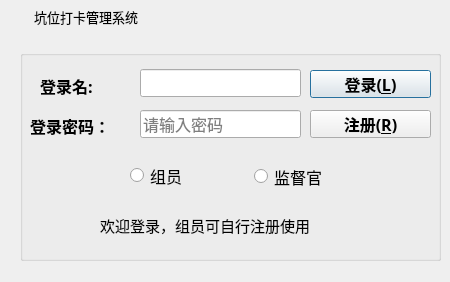
<?xml version="1.0" encoding="UTF-8"?>
<ui version="4.0">
 <class>LoginDialog</class>
 <widget class="QDialog" name="LoginDialog">
  <property name="geometry">
   <rect>
    <x>0</x>
    <y>0</y>
    <width>450</width>
    <height>282</height>
   </rect>
  </property>
  <property name="windowTitle">
   <string>Dialog</string>
  </property>
  <widget class="QWidget" name="widget_title" native="true">
   <property name="geometry">
    <rect>
     <x>0</x>
     <y>0</y>
     <width>451</width>
     <height>33</height>
    </rect>
   </property>
   <property name="sizePolicy">
    <sizepolicy hsizetype="Preferred" vsizetype="Maximum">
     <horstretch>0</horstretch>
     <verstretch>0</verstretch>
    </sizepolicy>
   </property>
   <property name="minimumSize">
    <size>
     <width>100</width>
     <height>33</height>
    </size>
   </property>
   <property name="mouseTracking">
    <bool>false</bool>
   </property>
   <layout class="QHBoxLayout" name="horizontalLayout_2" stretch="0,0,0">
    <property name="spacing">
     <number>4</number>
    </property>
    <property name="sizeConstraint">
     <enum>QLayout::SetNoConstraint</enum>
    </property>
    <property name="leftMargin">
     <number>0</number>
    </property>
    <property name="topMargin">
     <number>0</number>
    </property>
    <property name="rightMargin">
     <number>0</number>
    </property>
    <property name="bottomMargin">
     <number>0</number>
    </property>
    <item>
     <widget class="QLabel" name="lab_Ico">
      <property name="sizePolicy">
       <sizepolicy hsizetype="Minimum" vsizetype="Preferred">
        <horstretch>0</horstretch>
        <verstretch>0</verstretch>
       </sizepolicy>
      </property>
      <property name="minimumSize">
       <size>
        <width>30</width>
        <height>0</height>
       </size>
      </property>
      <property name="text">
       <string/>
      </property>
      <property name="alignment">
       <set>Qt::AlignCenter</set>
      </property>
     </widget>
    </item>
    <item>
     <widget class="QLabel" name="lab_Title">
      <property name="sizePolicy">
       <sizepolicy hsizetype="Expanding" vsizetype="Preferred">
        <horstretch>0</horstretch>
        <verstretch>0</verstretch>
       </sizepolicy>
      </property>
      <property name="font">
       <font>
        <family>微软雅黑</family>
        <pointsize>10</pointsize>
        <weight>50</weight>
        <italic>false</italic>
        <bold>false</bold>
       </font>
      </property>
      <property name="styleSheet">
       <string notr="true">font: 10pt &quot;微软雅黑&quot;;</string>
      </property>
      <property name="text">
       <string>坑位打卡管理系统</string>
      </property>
      <property name="alignment">
       <set>Qt::AlignLeading|Qt::AlignLeft|Qt::AlignVCenter</set>
      </property>
     </widget>
    </item>
    <item>
     <widget class="QWidget" name="widget_menu" native="true">
      <property name="sizePolicy">
       <sizepolicy hsizetype="Minimum" vsizetype="Preferred">
        <horstretch>0</horstretch>
        <verstretch>0</verstretch>
       </sizepolicy>
      </property>
      <layout class="QHBoxLayout" name="horizontalLayout">
       <property name="spacing">
        <number>0</number>
       </property>
       <property name="leftMargin">
        <number>0</number>
       </property>
       <property name="topMargin">
        <number>0</number>
       </property>
       <property name="rightMargin">
        <number>0</number>
       </property>
       <property name="bottomMargin">
        <number>0</number>
       </property>
       <item>
        <widget class="QPushButton" name="btnMenu">
         <property name="sizePolicy">
          <sizepolicy hsizetype="Minimum" vsizetype="Expanding">
           <horstretch>0</horstretch>
           <verstretch>0</verstretch>
          </sizepolicy>
         </property>
         <property name="minimumSize">
          <size>
           <width>31</width>
           <height>0</height>
          </size>
         </property>
         <property name="cursor">
          <cursorShape>ArrowCursor</cursorShape>
         </property>
         <property name="focusPolicy">
          <enum>Qt::NoFocus</enum>
         </property>
         <property name="toolTip">
          <string>菜单</string>
         </property>
         <property name="text">
          <string/>
         </property>
         <property name="flat">
          <bool>true</bool>
         </property>
        </widget>
       </item>
       <item>
        <widget class="QPushButton" name="btnMenu_Min">
         <property name="sizePolicy">
          <sizepolicy hsizetype="Minimum" vsizetype="Expanding">
           <horstretch>0</horstretch>
           <verstretch>0</verstretch>
          </sizepolicy>
         </property>
         <property name="minimumSize">
          <size>
           <width>31</width>
           <height>0</height>
          </size>
         </property>
         <property name="cursor">
          <cursorShape>ArrowCursor</cursorShape>
         </property>
         <property name="focusPolicy">
          <enum>Qt::NoFocus</enum>
         </property>
         <property name="toolTip">
          <string>最小化</string>
         </property>
         <property name="text">
          <string/>
         </property>
         <property name="flat">
          <bool>true</bool>
         </property>
        </widget>
       </item>
       <item>
        <widget class="QPushButton" name="btnMenu_Close">
         <property name="sizePolicy">
          <sizepolicy hsizetype="Minimum" vsizetype="Expanding">
           <horstretch>0</horstretch>
           <verstretch>0</verstretch>
          </sizepolicy>
         </property>
         <property name="minimumSize">
          <size>
           <width>40</width>
           <height>0</height>
          </size>
         </property>
         <property name="cursor">
          <cursorShape>ArrowCursor</cursorShape>
         </property>
         <property name="focusPolicy">
          <enum>Qt::NoFocus</enum>
         </property>
         <property name="toolTip">
          <string>关闭</string>
         </property>
         <property name="text">
          <string/>
         </property>
         <property name="flat">
          <bool>true</bool>
         </property>
        </widget>
       </item>
      </layout>
     </widget>
    </item>
   </layout>
  </widget>
  <widget class="QGroupBox" name="groupBox">
   <property name="geometry">
    <rect>
     <x>20</x>
     <y>50</y>
     <width>421</width>
     <height>211</height>
    </rect>
   </property>
   <property name="title">
    <string/>
   </property>
   <widget class="QLabel" name="labUserName">
    <property name="geometry">
     <rect>
      <x>20</x>
      <y>20</y>
      <width>71</width>
      <height>31</height>
     </rect>
    </property>
    <property name="font">
     <font>
      <family>楷体</family>
      <pointsize>12</pointsize>
      <weight>75</weight>
      <bold>true</bold>
     </font>
    </property>
    <property name="text">
     <string>登录名:</string>
    </property>
   </widget>
   <widget class="QLabel" name="labUserPwd">
    <property name="geometry">
     <rect>
      <x>10</x>
      <y>60</y>
      <width>101</width>
      <height>31</height>
     </rect>
    </property>
    <property name="font">
     <font>
      <family>楷体</family>
      <pointsize>12</pointsize>
      <weight>75</weight>
      <bold>true</bold>
     </font>
    </property>
    <property name="text">
     <string>登录密码：</string>
    </property>
   </widget>
   <widget class="QLineEdit" name="txtUserPwd">
    <property name="geometry">
     <rect>
      <x>120</x>
      <y>60</y>
      <width>161</width>
      <height>28</height>
     </rect>
    </property>
    <property name="font">
     <font>
      <family>楷体</family>
      <pointsize>12</pointsize>
     </font>
    </property>
    <property name="toolTip">
     <string>请输入密码</string>
    </property>
    <property name="text">
     <string/>
    </property>
    <property name="echoMode">
     <enum>QLineEdit::Password</enum>
    </property>
    <property name="alignment">
     <set>Qt::AlignLeading|Qt::AlignLeft|Qt::AlignVCenter</set>
    </property>
    <property name="placeholderText">
     <string>请输入密码</string>
    </property>
   </widget>
   <widget class="QPushButton" name="btnLogin">
    <property name="geometry">
     <rect>
      <x>290</x>
      <y>20</y>
      <width>121</width>
      <height>28</height>
     </rect>
    </property>
    <property name="font">
     <font>
      <family>楷体</family>
      <pointsize>12</pointsize>
      <weight>75</weight>
      <bold>true</bold>
     </font>
    </property>
    <property name="cursor">
     <cursorShape>OpenHandCursor</cursorShape>
    </property>
    <property name="text">
     <string>登录(&amp;L)</string>
    </property>
    <property name="icon">
     <iconset resource="image.qrc">
      <normaloff>:/image/update.png</normaloff>:/image/update.png</iconset>
    </property>
    <property name="iconSize">
     <size>
      <width>20</width>
      <height>20</height>
     </size>
    </property>
   </widget>
   <widget class="QPushButton" name="btnresgister">
    <property name="geometry">
     <rect>
      <x>290</x>
      <y>60</y>
      <width>121</width>
      <height>28</height>
     </rect>
    </property>
    <property name="font">
     <font>
      <family>楷体</family>
      <pointsize>12</pointsize>
      <weight>75</weight>
      <bold>true</bold>
     </font>
    </property>
    <property name="cursor">
     <cursorShape>OpenHandCursor</cursorShape>
    </property>
    <property name="toolTip">
     <string>&lt;html&gt;&lt;head/&gt;&lt;body&gt;&lt;p&gt;&lt;br/&gt;&lt;/p&gt;&lt;/body&gt;&lt;/html&gt;</string>
    </property>
    <property name="whatsThis">
     <string>&lt;html&gt;&lt;head/&gt;&lt;body&gt;&lt;p&gt;&lt;br/&gt;&lt;/p&gt;&lt;/body&gt;&lt;/html&gt;</string>
    </property>
    <property name="text">
     <string>注册(&amp;R)</string>
    </property>
    <property name="icon">
     <iconset resource="image.qrc">
      <normaloff>:/image/delete.png</normaloff>:/image/delete.png</iconset>
    </property>
    <property name="iconSize">
     <size>
      <width>20</width>
      <height>20</height>
     </size>
    </property>
   </widget>
   <widget class="QRadioButton" name="radioButtonCustomer">
    <property name="geometry">
     <rect>
      <x>110</x>
      <y>100</y>
      <width>91</width>
      <height>51</height>
     </rect>
    </property>
    <property name="font">
     <font>
      <family>楷体</family>
      <pointsize>12</pointsize>
     </font>
    </property>
    <property name="text">
     <string>组员</string>
    </property>
   </widget>
   <widget class="QRadioButton" name="radioButtonAdmin">
    <property name="geometry">
     <rect>
      <x>234</x>
      <y>106</y>
      <width>111</width>
      <height>41</height>
     </rect>
    </property>
    <property name="font">
     <font>
      <family>楷体</family>
      <pointsize>12</pointsize>
     </font>
    </property>
    <property name="text">
     <string>监督官</string>
    </property>
   </widget>
   <widget class="QLineEdit" name="txtUserName">
    <property name="geometry">
     <rect>
      <x>120</x>
      <y>19</y>
      <width>161</width>
      <height>28</height>
     </rect>
    </property>
    <property name="font">
     <font>
      <family>楷体</family>
      <pointsize>12</pointsize>
      <weight>75</weight>
      <bold>true</bold>
     </font>
    </property>
   </widget>
   <widget class="QLabel" name="labCompany">
    <property name="geometry">
     <rect>
      <x>80</x>
      <y>160</y>
      <width>261</width>
      <height>31</height>
     </rect>
    </property>
    <property name="font">
     <font>
      <family>Adobe 仿宋 Std R</family>
      <pointsize>11</pointsize>
      <weight>50</weight>
      <italic>false</italic>
      <bold>false</bold>
     </font>
    </property>
    <property name="styleSheet">
     <string notr="true">font: 11pt &quot;Adobe 仿宋 Std R&quot;;</string>
    </property>
    <property name="text">
     <string>欢迎登录，组员可自行注册使用</string>
    </property>
   </widget>
  </widget>
 </widget>
 <resources>
  <include location="image.qrc"/>
 </resources>
 <connections/>
</ui>
